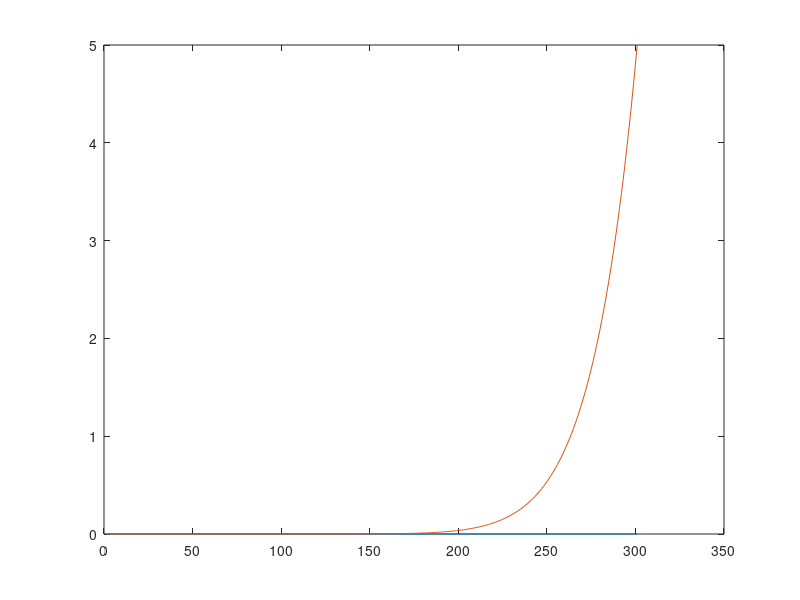

Here is the MATLAB script that generated this plot:
clear
clc
hold off
yy=300;
c=[0:yy];
bands=5;

% power changing the exponent
plot((bands/2^yy)*(1.09.^c));
hold on
%%power changing the base
plot((c.^12)*(bands/yy^12));
hold on
%plot(-log2(c)+5)
%generic Log version
% multiplier=0.25;
% adder=0;
% px=300;
% nBands=5;
% yEnd= adder+multiplier*-1*log2(px);
% plot(adder+multiplier*-1*log2(c));
% yBandSize=yEnd/nBands;
% xBands=[];
% for i=1:nBands
%     b= -1*2^((i*yBandSize)/multiplier)+adder;
%     xBands(i)=ceil(b);
% end

% adder=5;
% px=300;
% nBands=0;
% multiplier=(nBands-adder)/log2(px);
% plot(adder+multiplier*log2(c));
% 
% bandDist=[];
% for i=1:5
%     b= 2^((i-adder)/multiplier);
%     bandDist(i)=b;
% end

